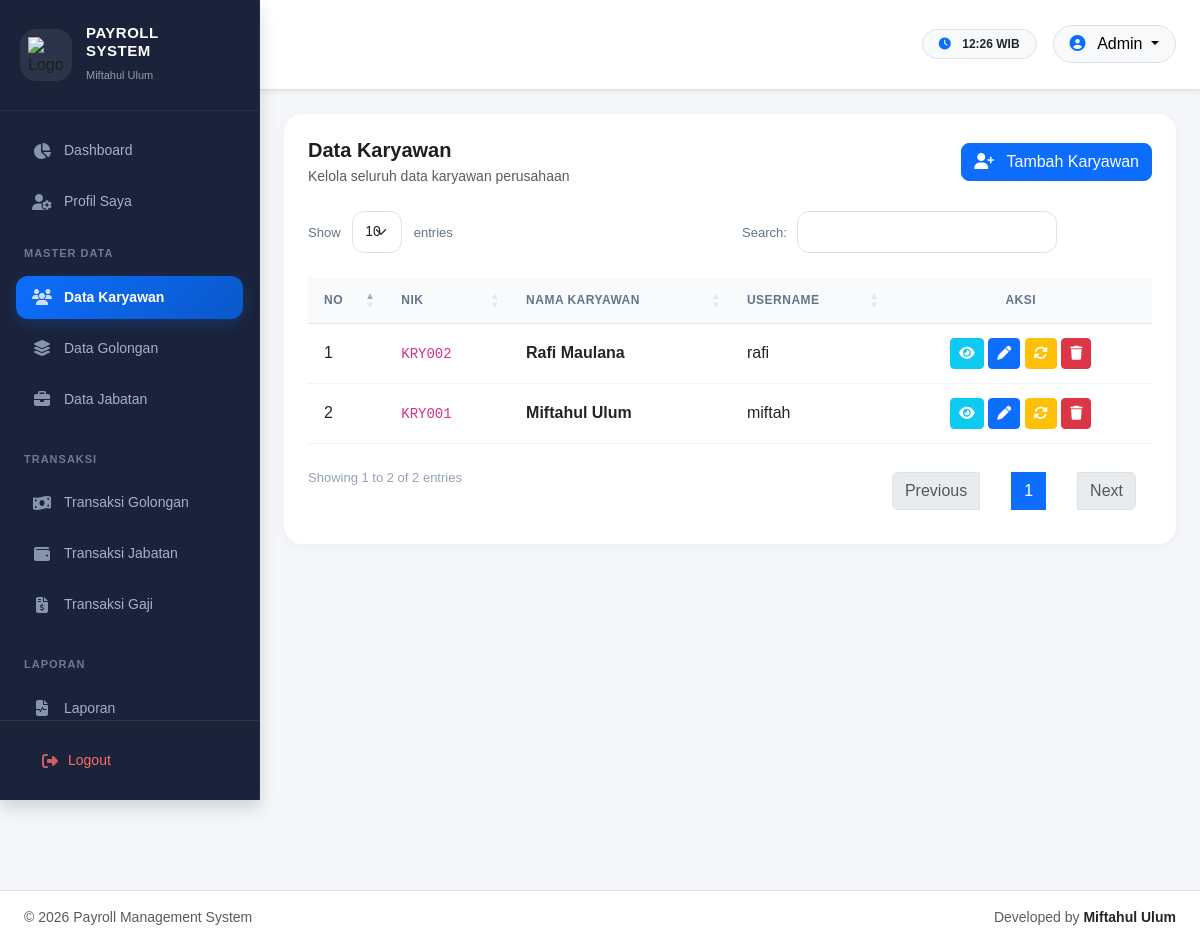
Page /index.php?page=karyawan (signed in) on the committed database.
### tables this page shows
CREATE TABLE users (
id_user INT AUTO_INCREMENT PRIMARY KEY,
id_karyawan INT NULL,
username VARCHAR(100) NOT NULL UNIQUE,
password VARCHAR(255) NOT NULL,
role ENUM('admin','karyawan') NOT NULL DEFAULT 'karyawan',
created_at TIMESTAMP DEFAULT CURRENT_TIMESTAMP
);

CREATE TABLE karyawan (
id_karyawan INT AUTO_INCREMENT PRIMARY KEY,
nik VARCHAR(50) NOT NULL UNIQUE,
nama_karyawan VARCHAR(150) NOT NULL,
email VARCHAR(150) NULL,
no_hp VARCHAR(20) NULL,
alamat TEXT NULL,
jenis_kelamin ENUM('Laki-laki','Perempuan') NULL,
tanggal_masuk DATE NULL,
foto VARCHAR(255) NULL,
created_at TIMESTAMP DEFAULT CURRENT_TIMESTAMP
);

### pages/karyawan/index.php (shortened to what this page needs)
<div class="card-dashboard p-4">
    <div class="d-flex justify-content-between align-items-center flex-wrap gap-3 mb-4">
        <div>
            <h5 class="fw-bold mb-1">
                Data Karyawan
            </h5>
            <p class="text-muted small mb-0">
                Kelola seluruh data karyawan perusahaan
            </p>
        </div>
        <button class="btn btn-primary rounded-3" data-bs-toggle="collapse" data-bs-target="#formTambahKaryawan">
            <i class="fa-solid fa-user-plus me-2"></i>
            Tambah Karyawan
        </button>
    </div>
    <div class="table-responsive">
        <table class="table table-hover align-middle datatable">
            <thead class="table-light">
                <tr>
                    <th>No</th>
                    <th>NIK</th>
                    <th>Nama Karyawan</th>
                    <th>Username</th>
                    <th class="no-sort text-center">
                        Aksi
                    </th>
                </tr>
            </thead>
            <tbody>
                <?php
                $no = 1;
                $sql = mysqli_query(
                    $koneksi,
                    "SELECT
                        karyawan.*,
                        users.username
                     FROM karyawan
                     LEFT JOIN users
                     ON users.id_karyawan =
                        karyawan.id_karyawan
                     ORDER BY
                        karyawan.id_karyawan DESC"
                );
                while ($row = mysqli_fetch_assoc($sql)) {
                ?>
                <tr>
                    <td>
                        <?= $no++ ?>
                    </td>
                    <td>
                        <code>
                            <?= $row['nik'] ?>
                        </code>
                    </td>
                    <td class="fw-semibold">
                        <?= $row['nama_karyawan'] ?>
                    </td>
                    <td>
                        <?= $row['username'] ?>
                    </td>
                    <td class="text-center">
                        <button class="btn btn-info btn-sm text-white" data-bs-toggle="modal"
                            data-bs-target="#akun<?= $row['id_karyawan'] ?>">
                            <i class="fa-solid fa-eye"></i>
                        </button>
                        <button class="btn btn-primary btn-sm" data-bs-toggle="modal"
                            data-bs-target="#edit<?= $row['id_karyawan'] ?>">
                            <i class="fa-solid fa-pen"></i>
                        </button>
                        <a href="index.php?page=karyawan&action=reset&id=<?= $row['id_karyawan'] ?>"
                            class="btn btn-warning btn-sm text-white" data-delete="true"
                            data-message="Reset password menjadi 123456?">
                            <i class="fa-solid fa-rotate"></i>
                        </a>
                        <a href="index.php?page=karyawan&action=hapus&id=<?= $row['id_karyawan'] ?>"
                            class="btn btn-danger btn-sm" data-delete="true" data-message="Hapus data karyawan ini?">
                            <i class="fa-solid fa-trash"></i>
                        </a>
                    </td>
                </tr>
                <?php } ?>
            </tbody>
        </table>
    </div>
</div>

### assets/css/style.css (style rules this page uses)
:root { --primary: #3e7ccb; --primary-hover: #3469ad; --bg-light: #f5f7fb; }
body { background-color: var(--bg-light); color: #1c1e21; overflow-x: hidden; font-family: "Plus Jakarta Sans", sans-serif; }
* { scrollbar-width: thin; scrollbar-color: #ccc #f1f1f1; }
body { background: #f4f6f9; }
.card-dashboard { background: white; border-radius: 24px; box-shadow: 0 2px 10px rgba(0, 0, 0, 0.04); }

### assets/css/dashboard.css (style rules this page uses)
.card-dashboard { border: none; border-radius: 18px; overflow: hidden; transition: transform 0.25s ease, box-shadow 0.25s ease; background: #fff; }

### assets/css/datatable.css (style rules this page uses)
table.dataTable { border-collapse: separate !important; border-spacing: 0; }
table.dataTable thead th { background: #f8fafc !important; color: #64748b !important; font-size: 12px; font-weight: 700; text-transform: uppercase; letter-spacing: 0.5px; border-bottom: 1px solid #e2e8f0 !important; padding: 14px 16px !important; }
table.dataTable tbody td { padding: 14px 16px !important; vertical-align: middle; border-bottom: 1px solid #f1f5f9; }
table.dataTable tbody tr { transition: background 0.2s ease; }

### rows in the picture
users: id_karyawan.nik "KRY002", id_karyawan.nama_karyawan "Rafi Maulana", username "rafi"
users: id_karyawan.nik "KRY001", id_karyawan.nama_karyawan "Miftahul Ulum", username "miftah"

### other values in the picture
$_SESSION['role'] "Admin"
